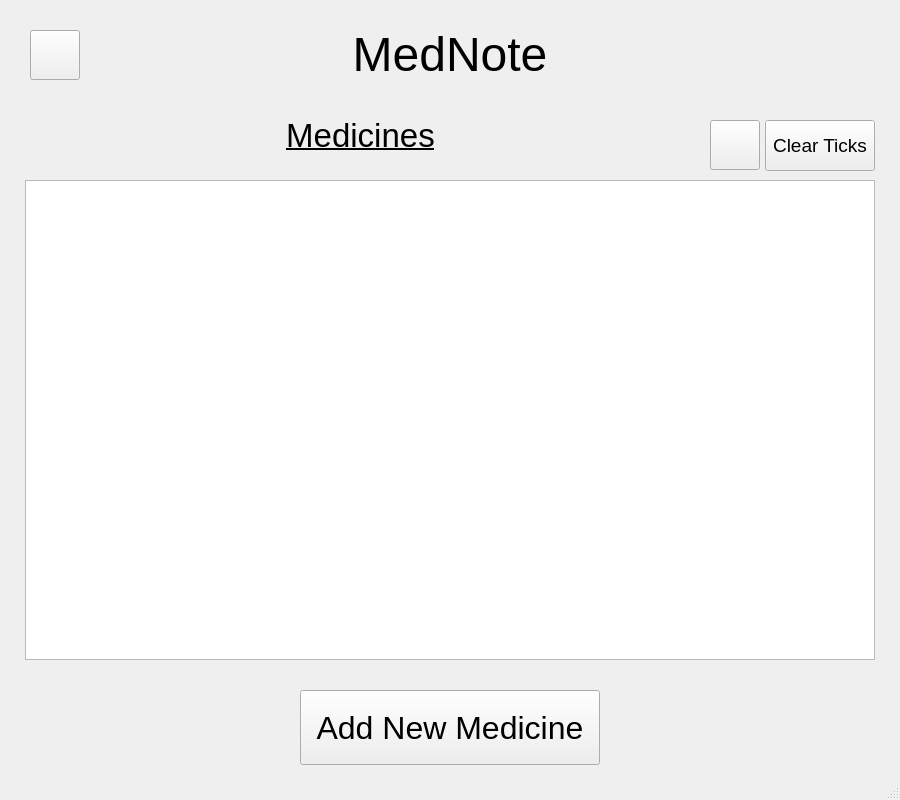
<?xml version="1.0" encoding="UTF-8"?>
<ui version="4.0">
 <class>medsDesign</class>
 <widget class="QMainWindow" name="medsDesign">
  <property name="geometry">
   <rect>
    <x>0</x>
    <y>0</y>
    <width>900</width>
    <height>800</height>
   </rect>
  </property>
  <property name="windowTitle">
   <string>Medicines Window</string>
  </property>
  <widget class="QWidget" name="centralwidget">
   <widget class="QLabel" name="label">
    <property name="enabled">
     <bool>true</bool>
    </property>
    <property name="geometry">
     <rect>
      <x>240</x>
      <y>20</y>
      <width>420</width>
      <height>70</height>
     </rect>
    </property>
    <property name="text">
     <string>&lt;html&gt;&lt;head/&gt;&lt;body&gt;&lt;p align=&quot;center&quot;&gt;&lt;span style=&quot; font-size:36pt;&quot;&gt;MedNote&lt;/span&gt;&lt;/p&gt;&lt;/body&gt;&lt;/html&gt;</string>
    </property>
   </widget>
   <widget class="QLabel" name="titleLabel">
    <property name="enabled">
     <bool>true</bool>
    </property>
    <property name="geometry">
     <rect>
      <x>30</x>
      <y>100</y>
      <width>661</width>
      <height>70</height>
     </rect>
    </property>
    <property name="font">
     <font>
      <pointsize>25</pointsize>
      <underline>true</underline>
     </font>
    </property>
    <property name="text">
     <string>Medicines</string>
    </property>
    <property name="alignment">
     <set>Qt::AlignCenter</set>
    </property>
   </widget>
   <widget class="QTableWidget" name="table">
    <property name="geometry">
     <rect>
      <x>25</x>
      <y>180</y>
      <width>850</width>
      <height>480</height>
     </rect>
    </property>
    <property name="font">
     <font>
      <pointsize>20</pointsize>
     </font>
    </property>
   </widget>
   <widget class="QPushButton" name="backButton">
    <property name="geometry">
     <rect>
      <x>30</x>
      <y>30</y>
      <width>50</width>
      <height>50</height>
     </rect>
    </property>
    <property name="text">
     <string/>
    </property>
    <property name="icon">
     <iconset>
      <normaloff>assets/back.png</normaloff>assets/back.png</iconset>
    </property>
    <property name="iconSize">
     <size>
      <width>35</width>
      <height>35</height>
     </size>
    </property>
   </widget>
   <widget class="QPushButton" name="addMedButton">
    <property name="geometry">
     <rect>
      <x>300</x>
      <y>690</y>
      <width>300</width>
      <height>75</height>
     </rect>
    </property>
    <property name="font">
     <font>
      <pointsize>24</pointsize>
     </font>
    </property>
    <property name="text">
     <string>Add New Medicine</string>
    </property>
   </widget>
   <widget class="QPushButton" name="clearTicksButton">
    <property name="geometry">
     <rect>
      <x>765</x>
      <y>120</y>
      <width>110</width>
      <height>51</height>
     </rect>
    </property>
    <property name="font">
     <font>
      <pointsize>14</pointsize>
     </font>
    </property>
    <property name="text">
     <string>Clear Ticks</string>
    </property>
   </widget>
   <widget class="QPushButton" name="saveReportButton">
    <property name="geometry">
     <rect>
      <x>710</x>
      <y>120</y>
      <width>50</width>
      <height>50</height>
     </rect>
    </property>
    <property name="text">
     <string/>
    </property>
    <property name="icon">
     <iconset>
      <normaloff>assets/report.png</normaloff>assets/report.png</iconset>
    </property>
    <property name="iconSize">
     <size>
      <width>35</width>
      <height>35</height>
     </size>
    </property>
   </widget>
  </widget>
  <widget class="QStatusBar" name="statusbar"/>
 </widget>
 <resources/>
 <connections/>
</ui>
